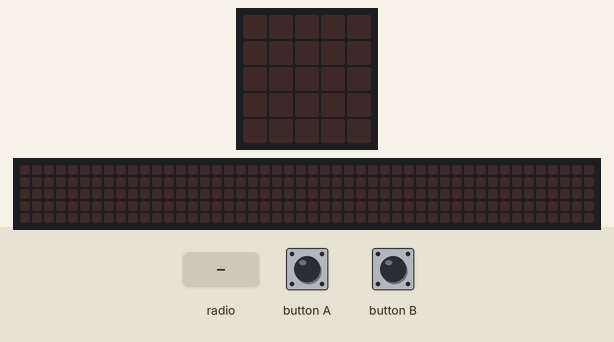
This program was run on a simulated BBC micro:bit (MakeCode). Shown: the board's 5×5 LED display, a strip that is not on the board, showing the scrolling text unrolled. The test bench sets the inputs (shaded band). The 48×5 strip is a reading aid, not a part: it shows the text the display is scrolling, unrolled, one strip-width of it at a time.

Above: at 1.2 s.
1.3 s: radio message "safe" arrives
At 1.37 s:
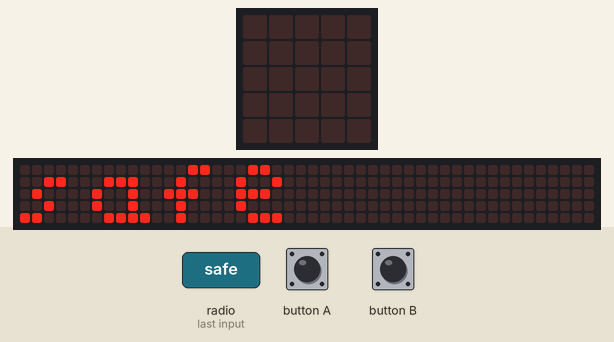
4.3 s: radio message "danghter" arrives
At 5.87 s:
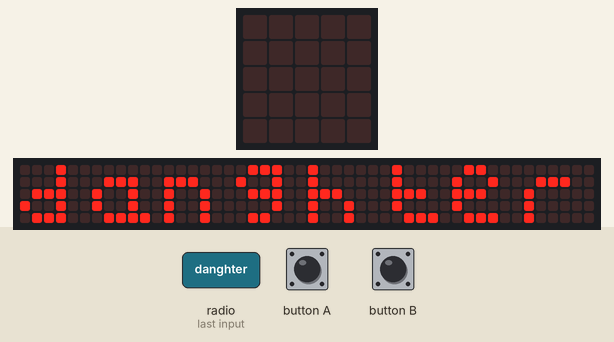
13.4 s: radio message "safe" arrives
At 14.12 s:
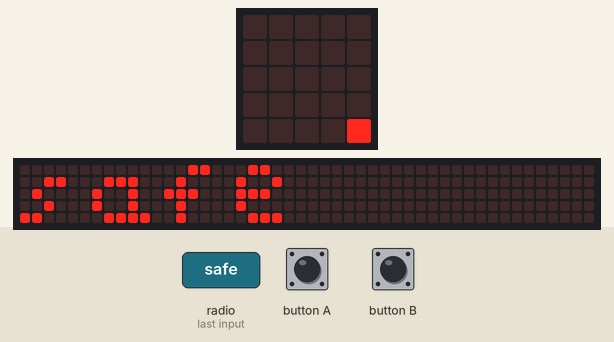

The program:

main.ts
```typescript
input.onButtonPressed(Button.A, function () {
    radio.sendString("danghter")
})
radio.onReceivedString(function (receivedString) {
    if (receivedString == "danghter") {
        basic.showString("danghter")
    } else if (receivedString == "safe") {
        basic.showString("safe")
    } else {

    }
})
input.onButtonPressed(Button.B, function () {
    radio.sendString("safe")
})
radio.setGroup(1)
```

test.ts
```typescript
// 在此处测试；当此软件包作为插件使用时，将不会编译此软件包。
```

Measured:
- after the input at 1.3 s, the display: changes at once (image 1)
- after the input at 4.3 s, the display: first differs from a run without the input after 1.5 s (image 2)
- after the input at 13.4 s, the display: first differs from a run without the input after 0.50 s (image 3 shows a later state)
